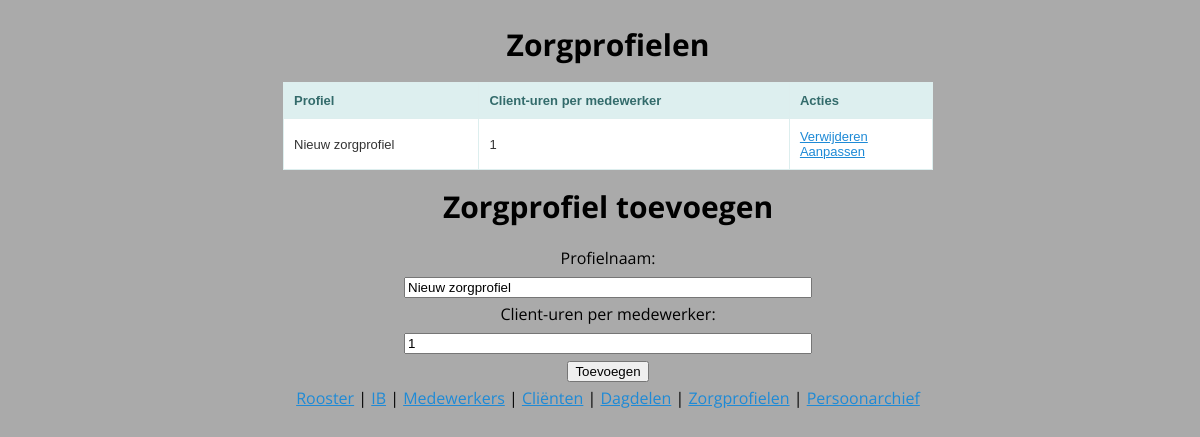
Page /profiles/ on the earlier database version.
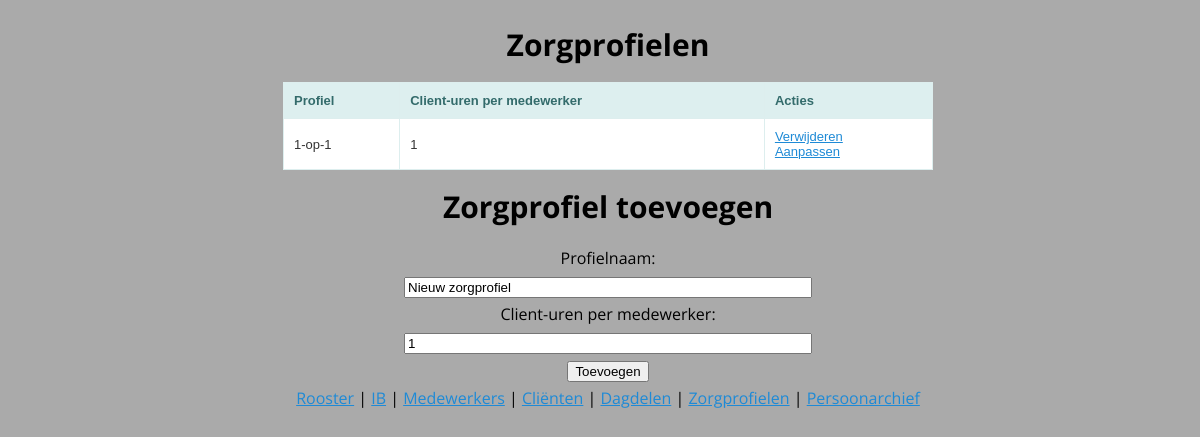
Same page on the later database version.
### roosterapp/sql.py (models this page shows)
class Profile(Base):
    __tablename__ = 'profiles'
    id = Column(Integer, primary_key=True)
    name = Column(String(127))
    ratio = Column(Integer)
    clients = relationship("Client", backref="profile")

### roosterapp/routes.py (the view)
@profile_crud.route('/', methods=['GET'])
def show_profiles():
    profiles = app.db.session.query(Profile).all()
    return render_template('index_profiles.html', profiles = profiles)

### roosterapp/templates/index_profiles.html (shortened to what this page needs)
{% extends 'base.html' %}
{% block body %}
<h1> Zorgprofielen </h1>
{% if profiles|length < 1 %}
    <h4>Er zijn nog geen zorgprofielen in het systeem. Voeg er hieronder een toe.</h4>
{% else %}
    <table style="width: 50em;">
        <tr>
            <th>Profiel</th>
            <th>Client-uren per medewerker</th>
            <th>Acties</th>
        </tr>
        {% for profile in profiles %}
            <tr>
                <td>{{ profile.name }}</td>
                <td>{{ profile.ratio }}</td>
                <td>
                    <a href="delete/{{ profile.id }}">Verwijderen</a>
                    <br>
                    <a href="update/{{ profile.id }}">Aanpassen</a>
                </td>
            </tr>
        {% endfor %}
    </table>
{% endif %}
<h1>Zorgprofiel toevoegen</h1>
<form action="/profiles/add" method="POST" style="width:50em;text-align: center;">
    <label for="profile_name">Profielnaam:</label><br>
    <input type="text" name="profile_name" id="profile_name" value="Nieuw zorgprofiel" style="width: 50%;"><br>
    <label for="profile_ratio">Client-uren per medewerker:</label><br>
    <input type="text" name="profile_ratio" id="profile_ratio" value="1" style="width: 50%;"><br>
    <input type="submit" value="Toevoegen">
</form>
{% endblock %}

Differences in the rows shown:
changed Profile: name "Nieuw zorgprofiel" → "1-op-1"
